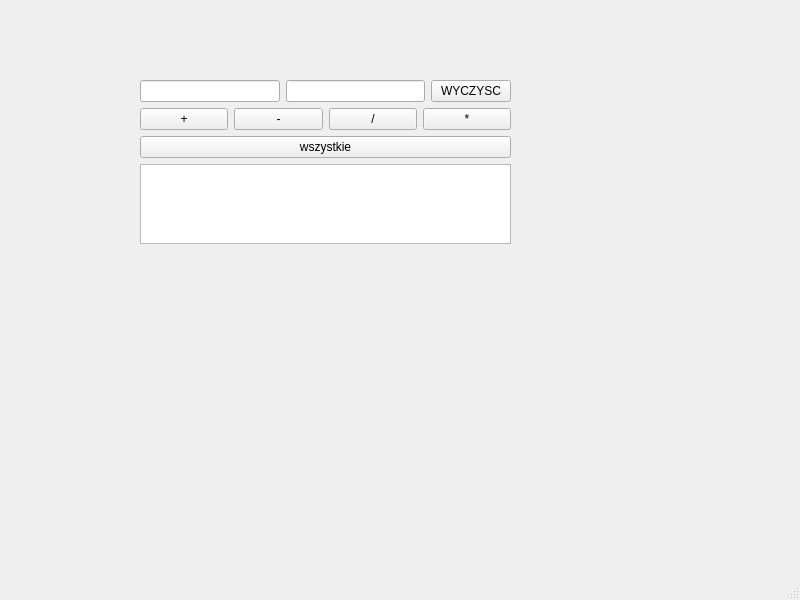
<?xml version="1.0" encoding="UTF-8"?>
<ui version="4.0">
 <class>MainWindow</class>
 <widget class="QMainWindow" name="MainWindow">
  <property name="geometry">
   <rect>
    <x>0</x>
    <y>0</y>
    <width>800</width>
    <height>600</height>
   </rect>
  </property>
  <property name="windowTitle">
   <string>MainWindow</string>
  </property>
  <widget class="QWidget" name="centralwidget">
   <widget class="QWidget" name="verticalLayoutWidget">
    <property name="geometry">
     <rect>
      <x>140</x>
      <y>80</y>
      <width>371</width>
      <height>164</height>
     </rect>
    </property>
    <layout class="QVBoxLayout" name="verticalLayout">
     <item>
      <layout class="QHBoxLayout" name="horizontalLayout_3">
       <item>
        <widget class="QLineEdit" name="liczba1"/>
       </item>
       <item>
        <widget class="QLineEdit" name="liczba2"/>
       </item>
       <item>
        <widget class="QPushButton" name="wyczysc">
         <property name="text">
          <string>WYCZYSC</string>
         </property>
        </widget>
       </item>
      </layout>
     </item>
     <item>
      <layout class="QHBoxLayout" name="horizontalLayout_4">
       <item>
        <widget class="QPushButton" name="dodawanie">
         <property name="text">
          <string>+</string>
         </property>
        </widget>
       </item>
       <item>
        <widget class="QPushButton" name="odejmowanie">
         <property name="text">
          <string>-</string>
         </property>
        </widget>
       </item>
       <item>
        <widget class="QPushButton" name="dzielenie">
         <property name="text">
          <string>/</string>
         </property>
        </widget>
       </item>
       <item>
        <widget class="QPushButton" name="mnozenie">
         <property name="text">
          <string>*</string>
         </property>
        </widget>
       </item>
      </layout>
     </item>
     <item>
      <widget class="QPushButton" name="wszystkie">
       <property name="text">
        <string>wszystkie</string>
       </property>
      </widget>
     </item>
     <item>
      <widget class="QTextEdit" name="wynik"/>
     </item>
    </layout>
   </widget>
  </widget>
  <widget class="QMenuBar" name="menubar">
   <property name="geometry">
    <rect>
     <x>0</x>
     <y>0</y>
     <width>800</width>
     <height>21</height>
    </rect>
   </property>
  </widget>
  <widget class="QStatusBar" name="statusbar"/>
 </widget>
 <resources/>
 <connections/>
</ui>
